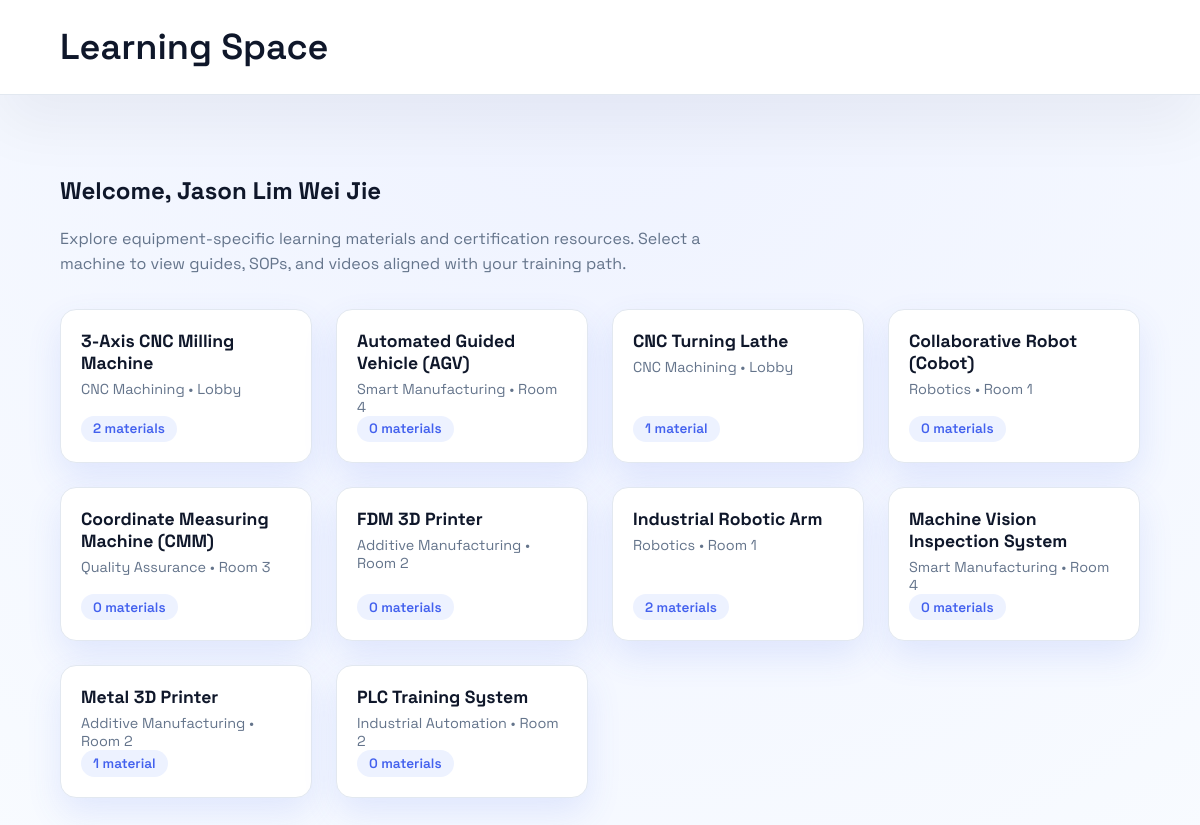
The app's page /learning-space.php (signed in) with its own data.
### tables this page shows
CREATE TABLE `equipment` (
  `equipment_id` bigint(20) NOT NULL,
  `serial_no` varchar(80) DEFAULT NULL,
  `name` varchar(120) NOT NULL,
  `category` varchar(60) NOT NULL,
  `location` varchar(80) DEFAULT NULL,
  `manufacturer` varchar(80) DEFAULT NULL,
  `model` varchar(80) DEFAULT NULL,
  `risk_level` enum('low','medium','high') NOT NULL DEFAULT 'low',
  `current_status` enum('operational','maintenance','faulty') NOT NULL DEFAULT 'operational',
  `status_updated_at` datetime NOT NULL DEFAULT current_timestamp(),
  `status_updated_by` bigint(20) DEFAULT NULL,
  `notes` text DEFAULT NULL,
  `created_at` datetime NOT NULL DEFAULT current_timestamp(),
  `updated_at` datetime NOT NULL DEFAULT current_timestamp() ON UPDATE current_timestamp()
);

### session.php (called while the page is built, shortened)
<?php
if (!function_exists('current_user')) {
	function current_user(): ?array
	{
		return [
			'user_id' => (int) ($_SESSION['user_id'] ?? 0),
			'admin_number' => (string) ($_SESSION['admin_number'] ?? ''),
			'role_id' => (int) ($_SESSION['role_id'] ?? 0),
			'role_name' => (string) ($_SESSION['role_name'] ?? ''),
			'full_name' => (string) ($_SESSION['full_name'] ?? ''),
		];
	}
}
if (!function_exists('require_login')) {
	function require_login(array $allowedRoles = []): array
	{
		$user = current_user();
		return $user;
	}
}

### learning-space.php (the view, shortened to what this page needs)
<?php
require_once __DIR__ . '/session.php';
require_once __DIR__ . '/db.php';
$currentUser = require_login();
$userFullName = trim((string) ($currentUser['full_name'] ?? ''));
$equipment = [];
$equipmentResult = mysqli_query(
	$conn,
	'SELECT equipment_id, name, category, location FROM equipment ORDER BY name ASC'
);
if ($equipmentResult === false) {
	$equipmentError = 'Unable to load equipment right now.';
} else {
	while ($row = mysqli_fetch_assoc($equipmentResult)) {
		$equipmentId = (int) ($row['equipment_id'] ?? 0);
		$equipment[] = [
			'equipment_id' => $equipmentId,
			'name' => trim((string) ($row['name'] ?? 'Unnamed equipment')),
			'category' => trim((string) ($row['category'] ?? '')),
			'location' => trim((string) ($row['location'] ?? '')),
		];
	}
}
$materialsByEquipment = [];
$materialsSql = "SELECT
		etm.equipment_id,
		tm.material_id,
		tm.title,
		tm.material_type,
		tm.file_url,
		tm.file_path
	FROM equipment_training_materials etm
	INNER JOIN training_materials tm ON tm.material_id = etm.material_id
	ORDER BY tm.title ASC";
$materialsResult = mysqli_query($conn, $materialsSql);
if ($materialsResult === false) {
	$materialsError = 'Unable to load learning materials right now.';
} else {
	while ($row = mysqli_fetch_assoc($materialsResult)) {
		$equipmentId = (int) ($row['equipment_id'] ?? 0);
		$title = trim((string) ($row['title'] ?? 'Untitled material'));
		$materialsByEquipment[$equipmentId][] = [
			'material_id' => (int) ($row['material_id'] ?? 0),
			'title' => $title === '' ? 'Untitled material' : $title,
			'material_type' => trim((string) ($row['material_type'] ?? 'other')),
			'file_url' => trim((string) ($row['file_url'] ?? '')),
			'file_path' => trim((string) ($row['file_path'] ?? '')),
		];
	}
}
?>
<!DOCTYPE html>
<html lang="en">
	<head>
	</head>
	<body>
		<header>
			<h1>Learning Space</h1>
		</header>
		<main>
			<section class="intro">
				<h2>Welcome, <?php echo htmlspecialchars($userFullName, ENT_QUOTES); ?></h2>
				<p>
					Explore equipment-specific learning materials and certification resources. Select a
					machine to view guides, SOPs, and videos aligned with your training path.
				</p>
			</section>
			<section class="grid">
				<?php foreach ($equipment as $machine): ?>
					<?php
						$machineId = (int) $machine['equipment_id'];
						$materials = $materialsByEquipment[$machineId] ?? [];
						$materialCount = count($materials);
						$locationParts = [];
						if ($machine['category'] !== '') {
							$locationParts[] = $machine['category'];
						}
						if ($machine['location'] !== '') {
							$locationParts[] = $machine['location'];
						}
						$subtitle = $locationParts !== [] ? implode(' • ', $locationParts) : 'Certification resources';
					?>
					<article class="card">
						<details>
							<summary>
								<h2><?php echo htmlspecialchars($machine['name'], ENT_QUOTES); ?></h2>
								<p><?php echo htmlspecialchars($subtitle, ENT_QUOTES); ?></p>
								<span class="material-count">
									<?php echo $materialCount; ?> material<?php echo $materialCount === 1 ? '' : 's'; ?>
								</span>
							</summary>
						</details>
					</article>
				<?php endforeach; ?>
			</section>
		</main>
	</body>
</html>

### learning-space.php (style rules this page uses)
:root { --bg: #f8fbff; --accent: #4361ee; --accent-soft: #edf2ff; --text: #0f172a; --muted: #64748b; --card: #ffffff; font-size: 16px; }
* { box-sizing: border-box; }
body { margin: 0; font-family: "Space Grotesk", "Segoe UI", Tahoma, sans-serif; color: var(--text); background: radial-gradient(circle at top, #eef2ff, var(--bg)); min-height: 100vh; }
header { padding: 1.5rem clamp(1.5rem, 5vw, 4rem); background: var(--card); border-bottom: 1px solid #e2e8f0; box-shadow: 0 30px 60px rgba(15, 23, 42, 0.05); position: sticky; top: 0; z-index: 10; }
header h1 { margin: 0; font-size: clamp(1.6rem, 3vw, 2.4rem); font-weight: 600; }
main { padding: clamp(2rem, 5vw, 4rem); }
.intro { max-width: 680px; margin-bottom: 2rem; }
.intro p { color: var(--muted); line-height: 1.6; }
.grid { display: grid; grid-template-columns: repeat(auto-fit, minmax(240px, 1fr)); gap: 1.5rem; }
.card { background: var(--card); padding: 1.25rem; border-radius: 1rem; border: 1px solid #e2e8f0; box-shadow: 0 15px 35px rgba(67, 97, 238, 0.12); display: flex; flex-direction: column; }
.card details { margin: 0; flex: 1; display: flex; flex-direction: column; }
.card summary { list-style: none; cursor: pointer; flex: 1; display: flex; flex-direction: column; }
.card summary h2 { margin: 0 0 0.35rem; font-size: 1.1rem; }
.card summary p { margin: 0; color: var(--muted); font-size: 0.9rem; }
.material-count { margin-top: auto; display: inline-flex; align-self: flex-start; align-items: center; gap: 0.35rem; padding: 0.3rem 0.75rem; border-radius: 999px; background: var(--accent-soft); color: var(--accent); font-size: 0.85rem; font-weight: 600; }

### records on screen
equipment: name "3-Axis CNC Milling Machine", subtitle "CNC Machining • Lobby", equipment_id "2"
equipment: name "Automated Guided Vehicle (AGV)", subtitle "Smart Manufacturing • Room 4", equipment_id "0"
equipment: name "CNC Turning Lathe", subtitle "CNC Machining • Lobby", equipment_id "1"
equipment: name "Collaborative Robot (Cobot)", subtitle "Robotics • Room 1", equipment_id "0"
equipment: name "Coordinate Measuring Machine (CMM)", subtitle "Quality Assurance • Room 3", equipment_id "0"
equipment: name "FDM 3D Printer", subtitle "Additive Manufacturing • Room 2", equipment_id "0"
equipment: name "Industrial Robotic Arm", subtitle "Robotics • Room 1", equipment_id "2"
equipment: name "Machine Vision Inspection System", subtitle "Smart Manufacturing • Room 4", equipment_id "0"
equipment: name "Metal 3D Printer", subtitle "Additive Manufacturing • Room 2", equipment_id "1"
equipment: name "PLC Training System", subtitle "Industrial Automation • Room 2", equipment_id "0"

### other values on screen
$userFullName "Jason Lim Wei Jie"
